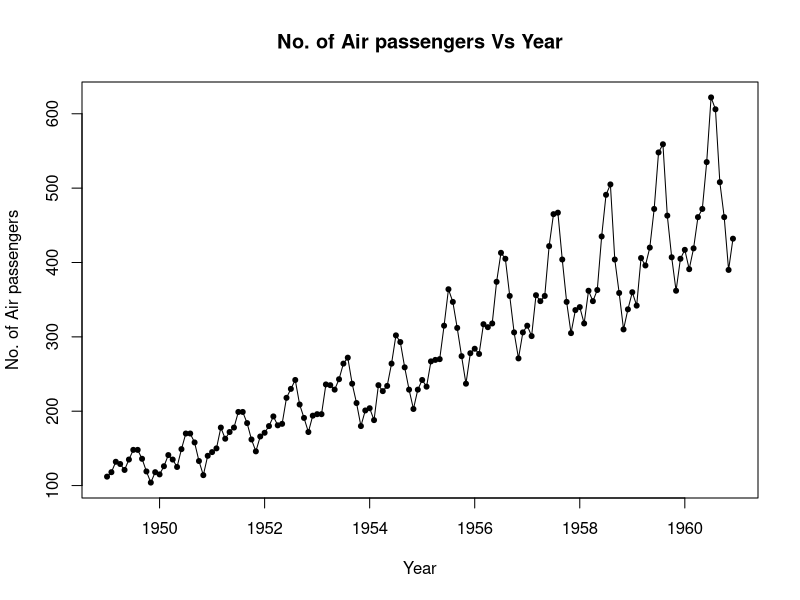
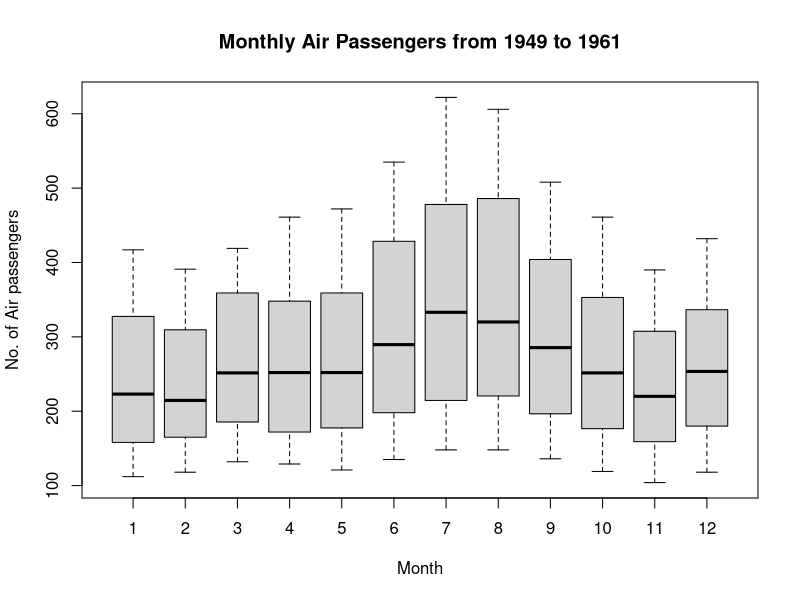
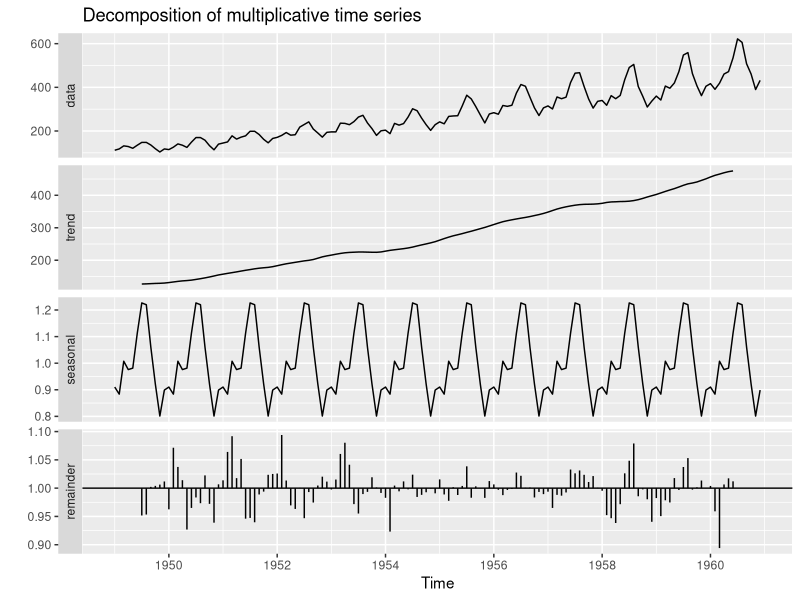
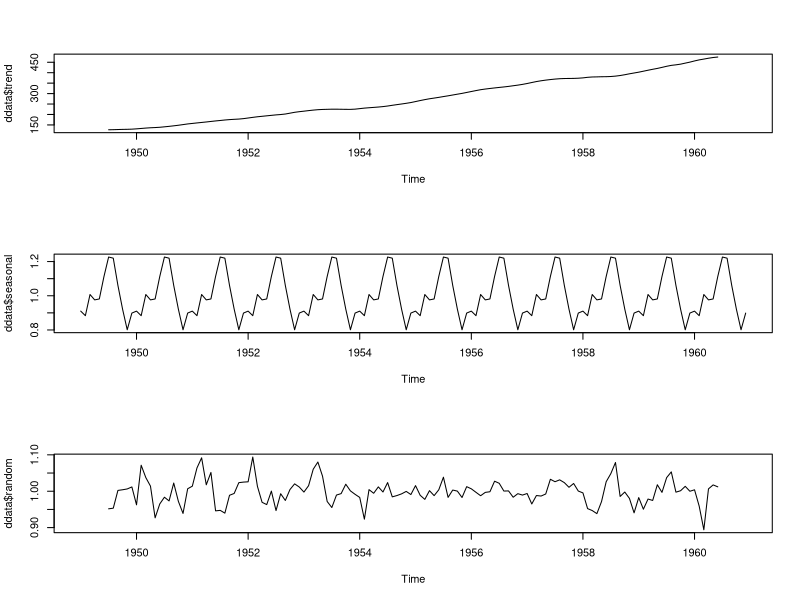
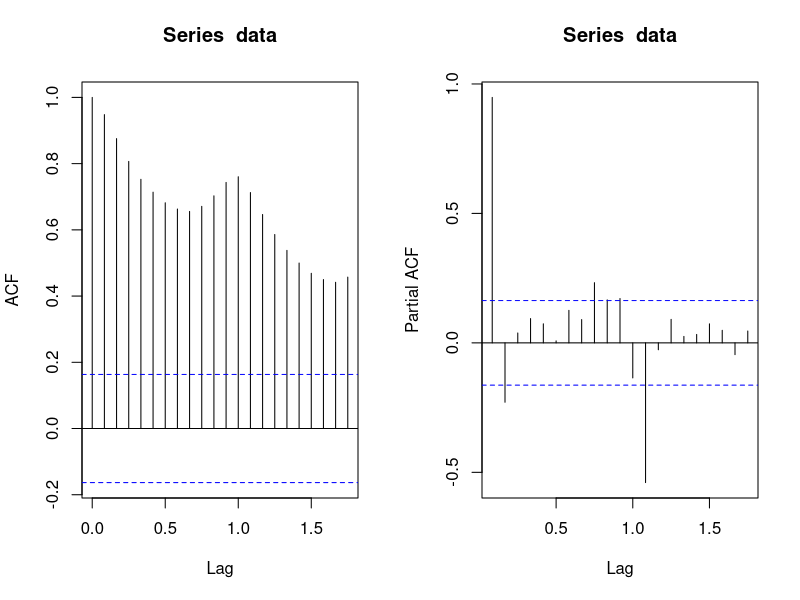

Write the R code that produced these figures, in order.
## ---- chunk 1
setwd("D:\\SEM-VI\\EDA_CSE3506\\Lab\\Lab-4(11-02)_Time Series")
rm(list=ls()) 		#To clear the environment

data <- AirPassengers

#install.packages("r package", repos = "http://cran.us.r-project.org")
#install.packages('forecast')
#install.packages('tseries')
library('forecast')
library('tseries')
## ---- chunk 2
data
## ---- chunk 3
length(data[is.na(data) == TRUE])
## ---- chunk 4
summary(data)
## ---- chunk 5
plot(data, xlab = 'Year', ylab = 'No. of Air passengers', main = 'No. of Air passengers Vs Year', type='o', pch=20)
## ---- chunk 6
boxplot(data~cycle(data), xlab = 'Month', ylab = 'No. of Air passengers', main = 'Monthly Air Passengers from 1949 to 1961')
## ---- chunk 7
ddata <- decompose(data,"multiplicative")
## ---- chunk 8
autoplot(ddata)
## ---- chunk 9
par(mfrow=c(3,1))
plot(ddata$trend)
plot(ddata$seasonal)
plot(ddata$random)
## ---- chunk 10
adf.test(data, alternative="stationary", k=0)
## ---- chunk 11
par(mfrow=c(1,2))
acf(data)
pacf(data)
## ---- chunk 12
auto.arima(data)
